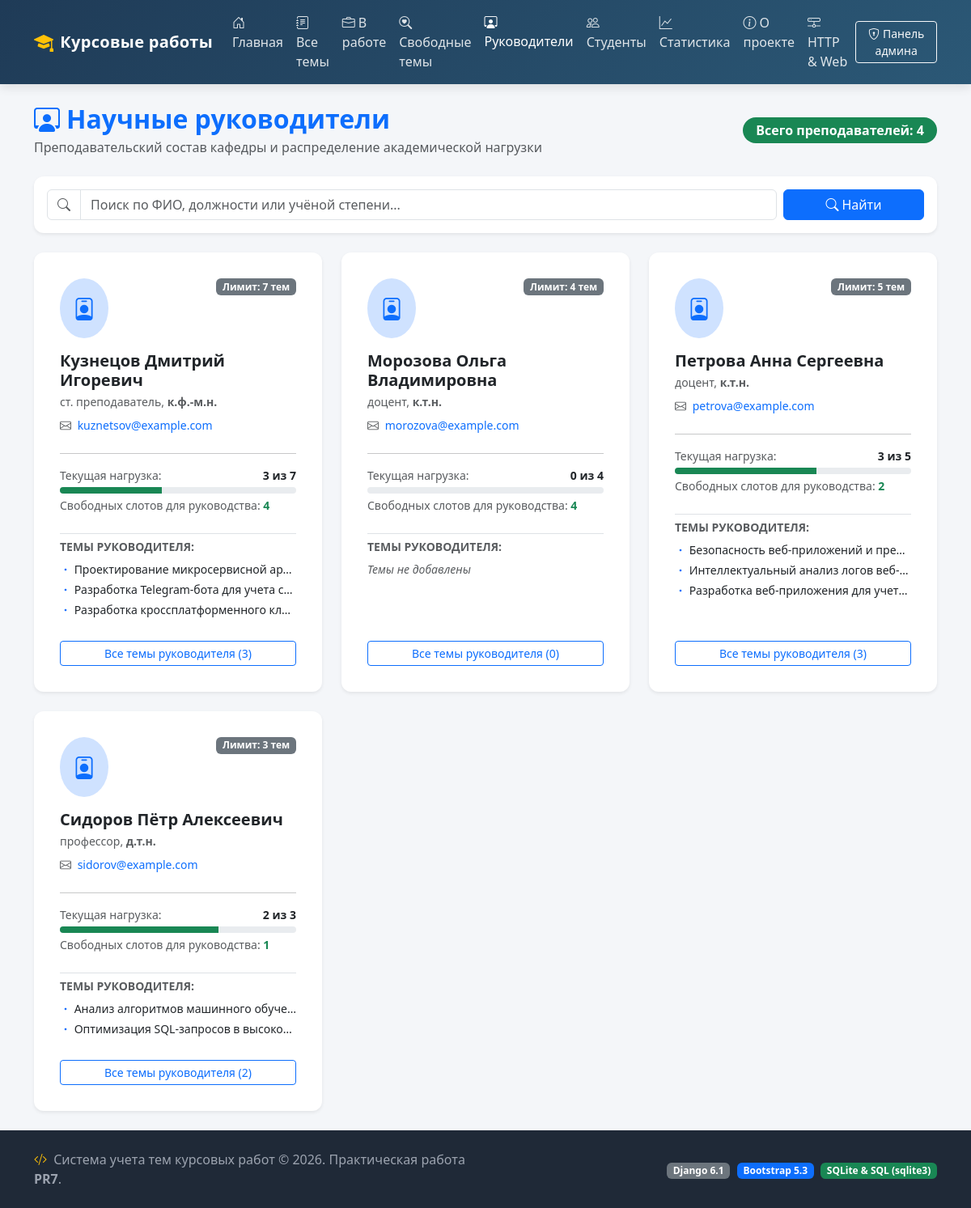
The app's page /coursework/supervisors/ with its own data.
### coursework/views.py (the view)
# urls.py: path("supervisors/", views.supervisor_list, name="supervisor_list"),
def supervisor_list(request: HttpRequest) -> HttpResponse:
    query = request.GET.get("q", "").strip()
    conn = get_connection(DB_PATH)
    conn.row_factory = sqlite3.Row
    sql = """
        SELECT
            sv.id,
            sv.full_name,
            sv.degree,
            sv.position,
            sv.email,
            sv.max_topics,
            COUNT(t.id) AS topics_count
        FROM supervisors sv
        LEFT JOIN topics t ON sv.id = t.supervisor_id
        WHERE (? = '' OR sv.full_name LIKE ? OR sv.degree LIKE ? OR sv.position LIKE ?)
        GROUP BY sv.id, sv.full_name, sv.degree, sv.position, sv.email, sv.max_topics
        ORDER BY sv.full_name ASC;
    """
    like_q = f"%{query}%"
    rows = conn.execute(sql, [query, like_q, like_q, like_q]).fetchall()
    all_topics = conn.execute(
        "SELECT id, title, status, supervisor_id FROM topics ORDER BY title ASC"
    ).fetchall()
    conn.close()
    topics_by_sup: dict[int, list] = {}
    for t in all_topics:
        topics_by_sup.setdefault(t["supervisor_id"], []).append(t)
    supervisor_items = [
        SupervisorItem(
            r,
            topics_count=r["topics_count"],
            topics=topics_by_sup.get(r["id"], []),
        )
        for r in rows
    ]
    context = {
        "title": "Научные руководители",
        "supervisors": supervisor_items,
        "query": query,
        "total_count": len(supervisor_items),
    }
    return render(request, "coursework/supervisor_list.html", context)

### coursework/views.py (called while the page is built, shortened)
    @property
    def active_topics_count(self) -> int:
        return self.topics_count

    @property
    def available_slots(self) -> int:
        return max(0, self.max_topics - self.topics_count)

    @property
    def topics(self):
        class TopicManager:
            def __init__(self, items):
                self._items = items
            def all(self):
                return self._items
            def count(self):
                return len(self._items)
        return TopicManager(self._topics)

    def __getitem__(self, key: str) -> Any:
        return self._row[key]

### db/database.py (called while the page is built)
def get_connection(db_path: str | Path | None = None) -> sqlite3.Connection:
    target_path = str(db_path) if db_path else DB_PATH
    os.makedirs(os.path.dirname(target_path), exist_ok=True)
    conn = sqlite3.connect(target_path)
    conn.execute("PRAGMA foreign_keys = ON")
    return conn

### templates/coursework/supervisor_list.html (shortened to what this page needs)
{% extends "base.html" %}
{% block content %}
<div class="d-flex flex-wrap justify-content-between align-items-center mb-4 gap-3">
    <div>
        <h2 class="fw-bold mb-1 text-primary">
            <i class="bi bi-person-workspace me-2"></i>Научные руководители
        </h2>
        <p class="text-muted mb-0">Преподавательский состав кафедры и распределение академической нагрузки</p>
    </div>
    <div>
        <span class="badge bg-success fs-6 px-3 py-2 rounded-pill">
            Всего преподавателей: {{ total_count }}
        </span>
    </div>
</div>
<div class="card p-3 shadow-sm mb-4">
    <form method="get" action="{% url 'coursework:supervisor_list' %}" class="row g-2 align-items-center">
        <div class="col-md-10">
            <div class="input-group">
                <span class="input-group-text bg-white"><i class="bi bi-search text-muted"></i></span>
                <input type="text" name="q" value="{{ query }}" class="form-control" placeholder="Поиск по ФИО, должности или учёной степени...">
            </div>
        </div>
        <div class="col-md-2 d-flex gap-2">
            <button type="submit" class="btn btn-primary w-100">
                <i class="bi bi-search me-1"></i>Найти
            </button>
        </div>
    </form>
</div>
<div class="row g-4">
    {% for sup in supervisors %}
    <div class="col-md-6 col-lg-4">
        <div class="card h-100 shadow-sm p-3">
            <div class="card-body d-flex flex-column">
                <div class="d-flex align-items-start justify-content-between mb-3">
                    <div class="bg-primary-subtle text-primary p-3 rounded-circle">
                        <i class="bi bi-person-badge fs-3"></i>
                    </div>
                    <span class="badge bg-secondary">Лимит: {{ sup.max_topics }} тем</span>
                </div>
                <h5 class="fw-bold mb-1 text-dark">{{ sup.full_name }}</h5>
                <p class="text-muted small mb-2">
                    {{ sup.position|default:"Преподаватель" }}, <strong>{{ sup.degree|default:"—" }}</strong>
                </p>
                <div class="mb-3 small">
                    <i class="bi bi-envelope text-muted me-1"></i>
                    <a href="mailto:{{ sup.email }}" class="text-decoration-none">{{ sup.email }}</a>
                </div>
                <hr class="my-2">
                <div class="my-2">
                    <div class="d-flex justify-content-between small mb-1">
                        <span class="text-muted">Текущая нагрузка:</span>
                        <strong>{{ sup.active_topics_count }} из {{ sup.max_topics }}</strong>
                    </div>
                    <div class="progress" style="height: 8px;">
                        <div class="progress-bar {% if sup.active_topics_count >= sup.max_topics %}bg-danger{% else %}bg-success{% endif %}"
                             role="progressbar"
                             style="width: {% widthratio sup.active_topics_count sup.max_topics 100 %}%;"
                             aria-valuenow="{{ sup.active_topics_count }}"
                             aria-valuemin="0"
                             aria-valuemax="{{ sup.max_topics }}">
                        </div>
                    </div>
                    <small class="text-muted d-block mt-1">
                        Свободных слотов для руководства: <span class="fw-semibold text-success">{{ sup.available_slots }}</span>
                    </small>
                </div>
                <div class="mt-3 pt-2 border-top flex-grow-1">
                    <h6 class="small fw-bold text-muted text-uppercase mb-2">Темы руководителя:</h6>
                    <ul class="list-unstyled mb-0 small">
                        {% for topic in sup.topics.all %}
                        <li class="mb-1 text-truncate">
                            <i class="bi bi-dot text-primary"></i>
                            <a href="{% url 'coursework:topic_detail' topic.id %}" class="text-decoration-none text-dark">
                                {{ topic.title }}
                            </a>
                        </li>
                        {% empty %}
                        <li class="text-muted fst-italic">Темы не добавлены</li>
                        {% endfor %}
                    </ul>
                </div>
                <div class="mt-3 pt-2">
                    <a href="{% url 'coursework:topic_list' %}?supervisor={{ sup.id }}" class="btn btn-sm btn-outline-primary w-100">
                        Все темы руководителя ({{ sup.topics.count }})
                    </a>
                </div>
            </div>
        </div>
    </div>
    {% empty %}
    <div class="col-12 text-center py-5 text-muted">
        <i class="bi bi-people fs-1 d-block mb-2 text-secondary"></i>
        <h5>Преподаватели не найдены</h5>
        <p class="mb-0">Записи отсутствуют или не соответствуют поисковому запросу.</p>
    </div>
    {% endfor %}
</div>
{% endblock %}

### static/css/style.css (style rules this page uses)
:root { --primary-color: #2b5876; --secondary-color: #4e4376; --accent-color: #0d6efd; --bg-light: #f8f9fa; }
body { background-color: #f4f6f9; font-family: system-ui, -apple-system, "Segoe UI", Roboto, "Helvetica Neue", Arial, sans-serif; min-height: 100vh; display: flex; flex-direction: column; }
.card { border: none; border-radius: 12px; box-shadow: 0 4px 15px rgba(0, 0, 0, 0.05); transition: transform 0.2s ease, box-shadow 0.2s ease; }

### records on screen
supervisors: max_topics "7", full_name "Кузнецов Дмитрий Игоревич", position "ст. преподаватель", degree "к.ф.-м.н.", email "kuznetsov@example.com", active_topics_count "3", available_slots "4", title "Проектирование микросервисной ар…" "Разработка Telegram-бота для учета с…" "Разработка кроссплатформенного кл…", topics.count "3"
supervisors: max_topics "4", full_name "Морозова Ольга Владимировна", position "доцент", degree "к.т.н.", email "morozova@example.com", active_topics_count "0", available_slots "4", topics.count "0"
supervisors: max_topics "5", full_name "Петрова Анна Сергеевна", position "доцент", degree "к.т.н.", email "petrova@example.com", active_topics_count "3", available_slots "2", title "Безопасность веб-приложений и пре…" "Интеллектуальный анализ логов веб-…" "Разработка веб-приложения для учет…", topics.count "3"
supervisors: max_topics "3", full_name "Сидоров Пётр Алексеевич", position "профессор", degree "д.т.н.", email "sidorov@example.com", active_topics_count "2", available_slots "1", title "Анализ алгоритмов машинного обуче…" "Оптимизация SQL-запросов в высоко…", topics.count "2"

### other values on screen
{{ total_count }} "4"
